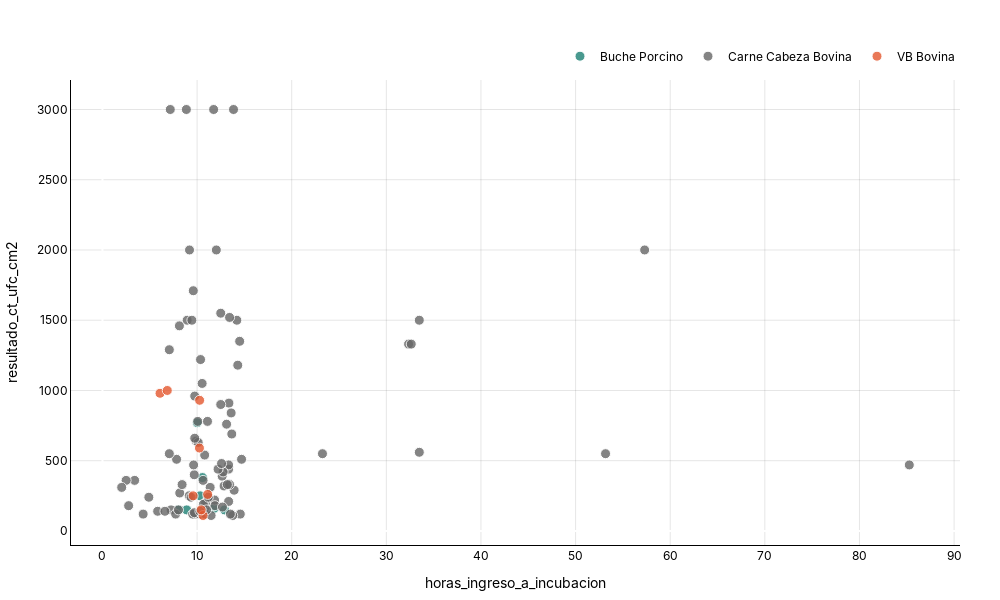

Source (notebook cell):
### Code cell
plot_scatter(
    df=df_good[df_good["resultado_ct_ufc_cm2"]>100],
     x_col="horas_ingreso_a_incubacion",
      y_col="resultado_ct_ufc_cm2",
       group_col="tipo_muestra_producto", 
       size_col="", 
       order_groups=None, 
       hover_data_cols=None, 
       title="", 
       x_title=None, 
       y_title=None, 
       text_format=".1f", 
       marker_size=10, 
       marker_opacity=0.8, 
       marker_colors=None, 
       height=600, 
       width=1000, 
       font_family="Inter, Arial, sans-serif", 
       output_path=None
)

### Figure 1 — Plotly figure (JSON) as saved in the notebook; plotly's stock layout.template omitted (floating-point values rounded to 4 significant figures; data arrays with more than 128 entries replaced by an {"elided": "..."} marker saying what was removed)
{"data": [{"customdata": [["10.33", "250.0", "Buche Porcino"], ["10.02", "770.0", "Buche Porcino"], ["10.57", "380.0", "Buche Porcino"], ["8.017", "150.0", "Buche Porcino"], ["8.9", "150.0", "Buche Porcino"], ["12.9", "150.0", "Buche Porcino"], ["11.8", "160.0", "Buche Porcino"]], "hovertemplate": "<b>tipo_muestra_producto:</b> %{customdata[2]}<br><b>horas_ingreso_a_incubacion:</b> %{customdata[0]}<br><b>resultado_ct_ufc_cm2:</b> %{customdata[1]}<extra></extra>", "marker": {"color": "#1C8074", "line": {"color": "white", "width": 1}, "opacity": 0.8, "size": 10, "sizemode": "diameter", "sizeref": 1}, "mode": "markers", "name": "Buche Porcino", "type": "scatter", "x": [10.33, 10.02, 10.57, 8.017, 8.9, 12.9, 11.8], "y": [250, 770, 380, 150, 150, 150, 160]}, {"customdata": {"elided": "89x3 str values"}, "hovertemplate": "<b>tipo_muestra_producto:</b> %{customdata[2]}<br><b>horas_ingreso_a_incubacion:</b> %{customdata[0]}<br><b>resultado_ct_ufc_cm2:</b> %{customdata[1]}<extra></extra>", "marker": {"color": "#666666", "line": {"color": "white", "width": 1}, "opacity": 0.8, "size": 10, "sizemode": "diameter", "sizeref": 1}, "mode": "markers", "name": "Carne Cabeza Bovina", "type": "scatter", "x": [12.65, 10.37, 13.33, 9.817, 14.57, 13.33, 7.25, 4.3, 7.733, 8.033, 5.833, 10.8, 10.83, 10.87, 10.9, 3.4, 6.6, 11.85, 11.88, 8.167, 9.7, 9.75, 13.77, 23.25, 11.48, 7.833, 9.9, 10.63, 10.53, 9.6, 11.38, 2.5, 12.03, 2.767, 10.12, 12.5, 10.67, 14.5, 7.067, 14.7, 14.3, 12.68, 4.9, 12.85, 10.07, 9.2, 14.2, 11.1, 10.37, 8.95, 9.45, 13.12, 13.37, 9.533, 53.17, 32.35, 7.167, 13.33, 12.75, 13.85, 13.92, 11.18, 13.6, 12.22, 11, 9.633, 7.067, 8.867, 8.133, 9.167, 33.48, 9.717, 32.63, 13.43, 57.3, 13.43, 12.58, 8.417, 33.48, 11.75, 9.75, 10.3, 13.67, 13.52, 13.2, 85.27, 2.033, 12.5, 9.367], "y": [390, 120, 440, 120, 120, 210, 150, 120, 120, 150, 140, 540, 160, 120, 200, 360, 140, 220, 180, 270, 400, 960, 110, 550, 110, 510, 640, 360, 1050, 1710, 310, 360, 2000, 180, 630, 1550, 190, 1350, 550, 510, 1180, 170, 240, 320, 780, 2000, 1500, 780, 1220, 1500, 1500, 760, 910, 120, 550, 1330, 3000, 470, 420, 3000, 290, 240, 840, 440, 150, 470, 1290, 3000, 1460, 250, 1500, 130, 1330, 330, 2000, 1520, 480, 330, 560, 3000, 660, 140, 690, 120, 330, 470, 310, 900, 240]}, {"customdata": [["11.12", "260.0", "VB Bovina"], ["9.583", "250.0", "VB Bovina"], ["10.63", "110.0", "VB Bovina"], ["10.25", "590.0", "VB Bovina"], ["10.43", "150.0", "VB Bovina"], ["6.083", "980.0", "VB Bovina"], ["10.27", "930.0", "VB Bovina"], ["6.85", "1000.0", "VB Bovina"]], "hovertemplate": "<b>tipo_muestra_producto:</b> %{customdata[2]}<br><b>horas_ingreso_a_incubacion:</b> %{customdata[0]}<br><b>resultado_ct_ufc_cm2:</b> %{customdata[1]}<extra></extra>", "marker": {"color": "#E4572E", "line": {"color": "white", "width": 1}, "opacity": 0.8, "size": 10, "sizemode": "diameter", "sizeref": 1}, "mode": "markers", "name": "VB Bovina", "type": "scatter", "x": [11.12, 9.583, 10.63, 10.25, 10.43, 6.083, 10.27, 6.85], "y": [260, 250, 110, 590, 150, 980, 930, 1000]}], "layout": {"font": {"color": "black", "family": "Inter, Arial, sans-serif"}, "height": 600, "legend": {"orientation": "h", "title": {"text": ""}, "x": 1, "xanchor": "right", "y": 1.02, "yanchor": "bottom"}, "margin": {"b": 40, "l": 40, "r": 40, "t": 80}, "paper_bgcolor": "rgba(0,0,0,0)", "plot_bgcolor": "rgba(0,0,0,0)", "title": {"text": "<b><b>", "x": 0.5, "xanchor": "center", "y": 0.95, "yanchor": "top"}, "width": 1000, "xaxis": {"gridcolor": "rgba(0,0,0,0.1)", "linecolor": "black", "showgrid": true, "showline": true, "title": {"text": "horas_ingreso_a_incubacion"}}, "yaxis": {"gridcolor": "rgba(0,0,0,0.1)", "linecolor": "black", "showgrid": true, "showline": true, "title": {"text": "resultado_ct_ufc_cm2"}}}}
